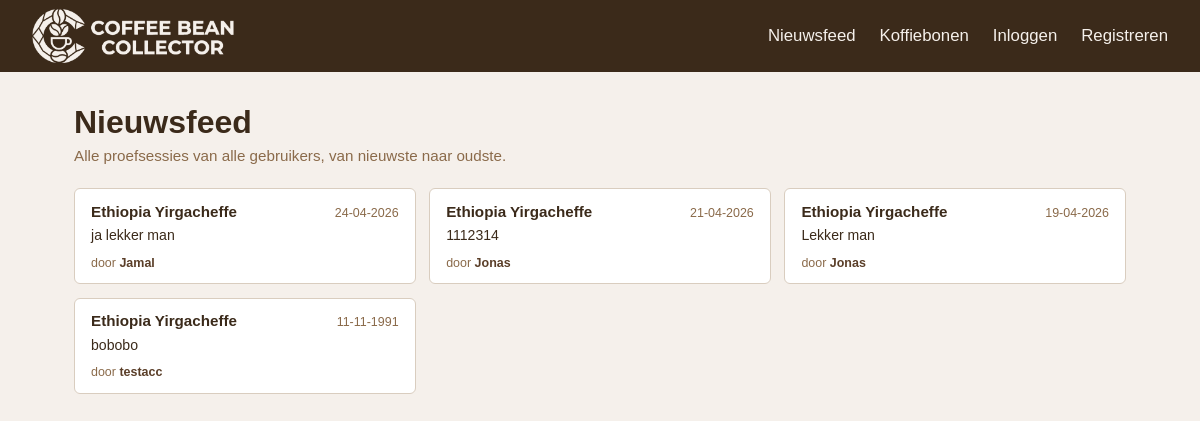
Before: /nieuwsfeed/ with the older database file.
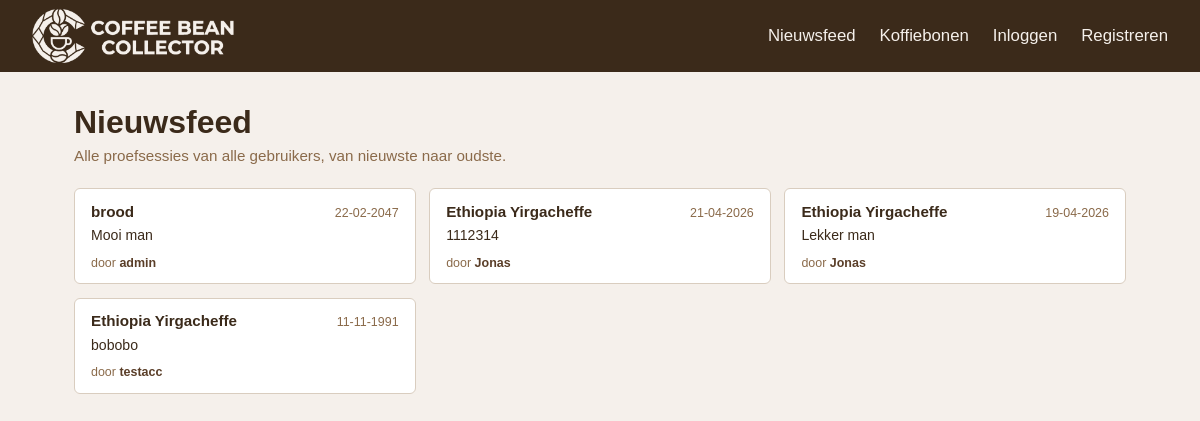
After: the same page with the newer database file.
### base/models.py (models this page shows, shortened)
class Tasting(models.Model):
    bean = models.ForeignKey('Bean', on_delete=models.CASCADE, related_name='tastings')
    user = models.ForeignKey(User, on_delete=models.CASCADE, related_name='tastings')
    date = models.DateField()
    description = models.TextField()

class Bean(models.Model):
    name = models.CharField(max_length=255)
    country_of_origin = models.CharField(max_length=255)
    roaster = models.CharField(max_length=255, blank=True, default='')
    harvest_season = models.CharField(max_length=255)
    in_season = models.BooleanField(default=True)
    approved = models.BooleanField(default=False)
    approved_by = models.ForeignKey(
        User, null=True, blank=True, on_delete=models.SET_NULL, related_name='approved_beans'
    )

### base/views.py (the view)
# urls.py: path('nieuwsfeed/', views.newsfeed, name='newsfeed'),
def newsfeed(request):
    from .models import Tasting
    tastings = Tasting.objects.select_related('user', 'bean').order_by('-date', '-id')
    return render(request, 'base/newsfeed.html', {'tastings': tastings})

### base/templates/base/newsfeed.html (shortened to what this page needs)
{% extends 'base.html' %}
{% block content %}
<div class="bean-list-container">
    <h1 style="margin-bottom: 0.4rem;">Nieuwsfeed</h1>
    <p style="color: #8a6a4a; margin-bottom: 1.5rem; font-size: 0.95rem;">Alle proefsessies van alle gebruikers, van nieuwste naar oudste.</p>
    {% if tastings %}
        <div class="feed-grid">
            {% for tasting in tastings %}
                <div class="feed-card">
                    <div class="feed-card-header">
                        <span class="feed-bean">{{ tasting.bean.name }}</span>
                        <span class="feed-date">{{ tasting.date|date:"d-m-Y" }}</span>
                    </div>
                    <p class="feed-description">{{ tasting.description }}</p>
                    <div class="feed-card-footer">
                        door <a href="{% url 'public_profile' tasting.user.username %}">{{ tasting.user.get_full_name|default:tasting.user.username }}</a>
                    </div>
                </div>
            {% endfor %}
        </div>
    {% else %}
        <p>Er zijn nog geen proefsessies geregistreerd.</p>
    {% endif %}
</div>
{% endblock %}

Changed rows visible on the page:
removed Tasting: bean.name "Ethiopia Yirgacheffe", date "24-04-2026", description "ja lekker man", user.get_full_name "Jamal"
added Tasting: bean.name "brood", date "22-02-2047", description "Mooi man", user.get_full_name "admin"
